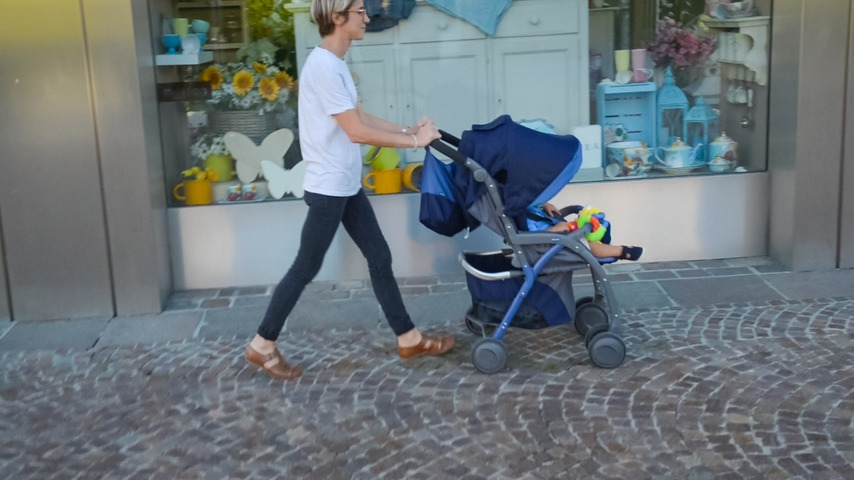
#> input picture data/DAVIS/JPEGImages/480p/stroller/00077.jpg, 854 x 480 px
$ python kmeans.py
#> lines starting #> are read from the running program, lines starting #| are printed output that depends on the picture
### utils.py
import numpy as np
from scipy.signal import decimate
import os
from PIL import Image

# [4 lines left out: function down_sample, not called in this run]

def xyrgb(img_arr):
    count = 0
    temp = np.zeros((5,img_arr.shape[0]*img_arr.shape[1]))
    for i in range(img_arr.shape[0]):
        for j in range(img_arr.shape[1]):
            temp[:,count] = np.array([i,j,img_arr[i,j][0], img_arr[i,j][1], img_arr[i,j][2]])
            count +=1

    return temp

def normalise(xyrgb):
    inlessmeans = xyrgb- np.mean(xyrgb, axis=0)
    stds = np.std(xyrgb, axis=0)
    out = inlessmeans / stds
    return out

# [33 lines left out: functions colourlist, jaccard_index, not called in this run]

def generate_dataset_unsupervised(data_path,mask_path,hsv=False):

#> called with data_path = 'data/JPEGImages/480p/', mask_path = 'data/Annotations/480p/', hsv = False
    bear_img_path = data_path + "/bear/"
    bear_mask_path = mask_path+ "/bear/"

    vids_img = []
    for thing,_,_ in os.walk(data_path):
        vids_img.append(thing)

    vids_mask = []
    for thing,_,_ in os.walk(mask_path):
        #print(thing)
        vids_mask.append(thing)

    imgs = []
    masks = []

    for i in range(len(vids_img[1:])):
        di_img = vids_img[i+1]
        di_mask = vids_mask[i+1]
        temp1 = []
        temp2 = []
        for _,_,paths in os.walk(di_img):
            for path in paths:
                #print(path)
                if di_img+"/"+path == bear_img_path + "00077.jpg":
                    #print(path)
                    pass
                else:
                    #print(path)
                    im = Image.open(di_img+"/"+path)
#> im is the input picture: PIL image 854x480 RGB; mean R, G, B 108.3, 117.5, 121.6
                    if hsv:
                        im = im.convert('HSV')
                    img = np.asarray(im)
                    #print(di_mask)
                    mask = np.asarray(Image.open(di_mask+"/"+path[:-3]+"png"))
                    temp1.append(img)
                    temp2.append(mask)

        imgs += temp1
#> imgs = 1 item
        masks +=  temp2
#> masks = 1 item

    return imgs, masks

### kmeans.py
import os
import numpy as np
from PIL import Image
from sklearn.cluster import KMeans
from scipy.spatial.distance import cdist
from scipy.signal import decimate
from utils import down_sample, xyrgb, colourlist, generate_dataset_unsupervised, jaccard_index, normalise
import time
from random import shuffle, seed


N=4
seed(123)

def RunKMeans(features, img_shape, clusters):

    """
        Given a feature representation and the original
        shape of an image, run K-Means segmentation and return
        an array in the original image shape with each pixel populated
        by a label for its cluster.
    """

    # generate kmeans object and fit to features
    km = KMeans(clusters)
    km.fit(features)

    # get cluster labels for each pixel, and reshape to image size
    labels = km.labels_.reshape(img_shape)

    return labels

def FindForegroundCluster(labels, mask, clusters):

    """
        Given a representation of an images as cluster labels,
        and a binary mask of the foreground of that image, find
        cluster with highest Jaccard Index (IoU score), and return
        that score
    """

    js = []
    for j in range(clusters):

        # compute jaccard index for each cluster
        a = np.where(labels==j,1,0)
        js.append(jaccard_index(a,mask))

    return max(js)

def FindOptimalK(imgs,masks, upper=10):

    """
        Find K value with best mean J score on
        first 50 training examples, to be used for further experimentation
    """
#> called with upper = 10

    out = 0
    outmax = 0.0

    for k in range(2,upper):
        print(k)
        j_scores = []

        for i in range(25):
            img = imgs[i]
            mask = masks[i]

            features = normalise(xyrgb(img).T)

            labels = RunKMeans(features, mask.shape, k)

            best_label = FindForegroundCluster(labels, mask, k)

            binary_fore = np.where(labels == best_label, 1, 0)
            binary_mask = np.where(mask >0 , 1 , 0)

            j = jaccard_index(binary_fore,binary_mask)
            j_scores.append(j)

        print(np.mean(j_scores))

        if np.mean(j_scores) > outmax:
            out =k
            outmax = np.mean(j_scores)
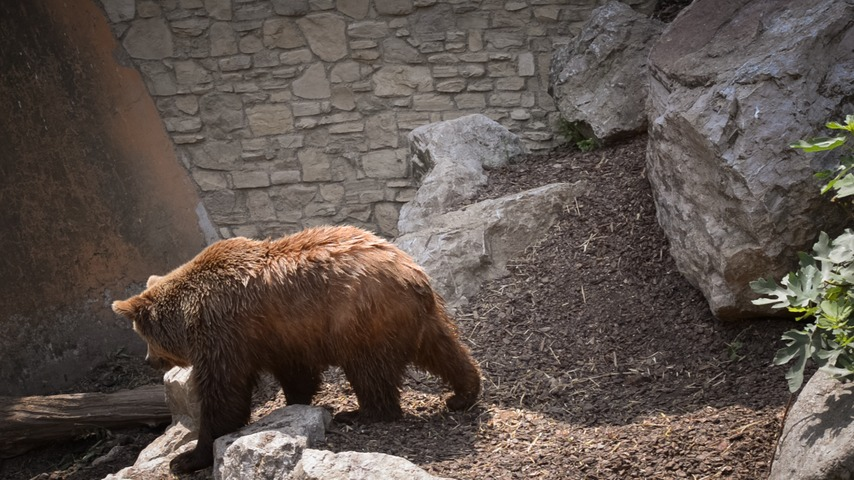
#> img: shape (480, 854, 3); mean R, G, B 94, 83.4, 77

    return out


def main():

    """
        Load data, find the optimal K value on a subsample,
        use this value of K to evaluate on a larger subsample of the data,
        printing updated statistics along the way, before returning mean
        Jaccard index across the data subsample
    """

    data_path = os.getcwd() + "/data/JPEGImages/480p/"
    anno_path = os.getcwd() + "/data/Annotations/480p/"

    imgs,masks = generate_dataset_unsupervised(data_path, anno_path,hsv=False)

    # in case data loading has ordering
    shuffle(imgs)
    shuffle(masks)

    K=FindOptimalK(imgs,masks,10)

    print("Optimal value of K is " + str(K))

    j_scores = []
    print("There are " + str(len(imgs)) + " images in the dataset.")

    for i in range(340):
        img = imgs[i]
        mask = masks[i]

        features = normalise(xyrgb(img).T)

        labels = RunKMeans(features, mask.shape, K)

        best_label = FindForegroundCluster(labels, mask, K)

        binary_fore = np.where(labels == best_label, 1, 0)
        binary_mask = np.where(mask >0 , 1 , 0)

        j = jaccard_index(binary_fore,binary_mask)

        print("This runs jscore " + str(j))

        j_scores.append(j)

        print("Running mean j-score " + str(np.mean(j_scores)))


    print("The mean Jaccard index across the data was " + str(np.mean(j_scores)))

    return j_scores

if __name__ == "__main__":
#> (the run stopped early here; a loop or call above may not have finished)
